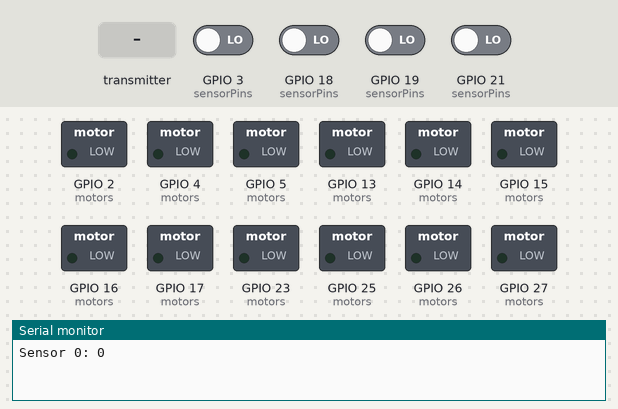
Recording of a sketch running on a simulated ESP32. Shown: switched loads named in the sketch (green lamp = pin HIGH), the last lines printed to the serial monitor. Inputs (shaded band) come from the test bench; at power-on: GPIO 3 (sensorPins), GPIO 18 (sensorPins), GPIO 19 (sensorPins), GPIO 21 (sensorPins) LOW.

Above: at 1.3 s.
1.4 s: the transmitter starts sending x = 25
At 5.1 s:
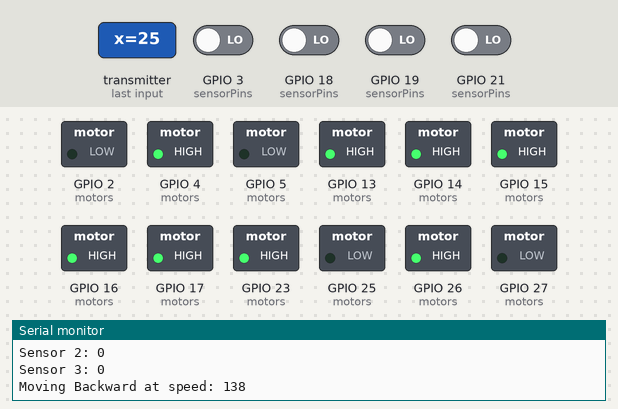
Timing chart, 0 to 6.6 s (numbered marks = the images above; inputs shaded):
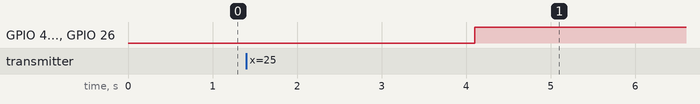

The sketch:

slave.ino
```cpp
#include <WiFi.h>     // Include the WiFi library for ESP32
#include <esp_now.h>  // Include the ESP-NOW library

// Define struct for transmitted data
struct struct_message {
  float x;
  float y;
  float z;
} myData;

// Define Robot Movements as an enum for readability
enum Movements { STOP,
                 FORWARD,
                 BACKWARD,
                 LEFT,
                 RIGHT,
                 FORWARD_LEFT,
                 FORWARD_RIGHT,
                 BACKWARD_LEFT,
                 BACKWARD_RIGHT,
                 TURN_LEFT,
                 TURN_RIGHT };

// Motor struct to hold control pins
struct Motor {
  int IN1, IN2, EN;
};

// Motor control constants
#define MAX_MOTOR_SPEED 250
const int PWMFreq = 1000, PWMResolution = 8, SIGNAL_TIMEOUT = 2000;
unsigned long lastRecvTime = 0, movementStartTime = 0;

// Define motors
Motor motors[] = {
  { 5, 17, 16 },   // Front Left
  { 2, 4, 15 },    // Back Left
  { 25, 26, 13 },  // Front Right
  { 27, 14, 23 }   // Back Right
};

// Movement states for motors (in1, in2, speed)
const int movements[][4][3] = {
  { { LOW, LOW, 0 }, { LOW, LOW, 0 }, { LOW, LOW, 0 }, { LOW, LOW, 0 } },                                                                    // STOP
  { { HIGH, LOW, MAX_MOTOR_SPEED }, { HIGH, LOW, MAX_MOTOR_SPEED }, { HIGH, LOW, MAX_MOTOR_SPEED }, { HIGH, LOW, MAX_MOTOR_SPEED } },        // FORWARD
  { { LOW, HIGH, MAX_MOTOR_SPEED }, { LOW, HIGH, MAX_MOTOR_SPEED }, { LOW, HIGH, MAX_MOTOR_SPEED }, { LOW, HIGH, MAX_MOTOR_SPEED } },        // BACKWARD
  { { LOW, HIGH, MAX_MOTOR_SPEED }, { HIGH, LOW, MAX_MOTOR_SPEED }, { HIGH, LOW, MAX_MOTOR_SPEED }, { LOW, HIGH, MAX_MOTOR_SPEED } },        // LEFT
  { { HIGH, LOW, MAX_MOTOR_SPEED }, { LOW, HIGH, MAX_MOTOR_SPEED }, { LOW, HIGH, MAX_MOTOR_SPEED }, { HIGH, LOW, MAX_MOTOR_SPEED } },        // RIGHT
  { { LOW, LOW, MAX_MOTOR_SPEED / 2 }, { HIGH, LOW, MAX_MOTOR_SPEED / 2 }, { HIGH, LOW, MAX_MOTOR_SPEED }, { LOW, LOW, MAX_MOTOR_SPEED } },  // FORWARD_LEFT
  { { HIGH, LOW, MAX_MOTOR_SPEED }, { LOW, LOW, MAX_MOTOR_SPEED }, { LOW, LOW, MAX_MOTOR_SPEED / 2 }, { HIGH, LOW, MAX_MOTOR_SPEED / 2 } },  // FORWARD_RIGHT
  { { LOW, LOW, 0 }, { LOW, HIGH, MAX_MOTOR_SPEED }, { LOW, HIGH, MAX_MOTOR_SPEED }, { LOW, LOW, 0 } },                                      // BACKWARD_LEFT
  { { LOW, HIGH, MAX_MOTOR_SPEED }, { LOW, LOW, 0 }, { LOW, LOW, 0 }, { LOW, HIGH, MAX_MOTOR_SPEED } },                                      // BACKWARD_RIGHT
  { { HIGH, LOW, MAX_MOTOR_SPEED }, { HIGH, LOW, MAX_MOTOR_SPEED }, { LOW, HIGH, MAX_MOTOR_SPEED }, { LOW, HIGH, MAX_MOTOR_SPEED } },        // TURN_LEFT
  { { LOW, HIGH, MAX_MOTOR_SPEED }, { LOW, HIGH, MAX_MOTOR_SPEED }, { HIGH, LOW, MAX_MOTOR_SPEED }, { HIGH, LOW, MAX_MOTOR_SPEED } }         // TURN_RIGHT
};

// Array to hold direction names
const char *directions[] = {
  "Stopping", "Moving Forward", "Moving Backward", "Moving Left", "Moving Right",
  "Moving Forward Left", "Moving Forward Right", "Moving Backward Left",
  "Moving Backward Right", "Turning Left", "Turning Right"
};

// Callback function to receive data via ESP-NOW
void OnDataRecv(const esp_now_recv_info *info, const uint8_t *incomingData, int len) {
  memcpy(&myData, incomingData, sizeof(myData));
  lastRecvTime = millis();  // Update last received time
}

// Define PWM channels for each motor
const int pwmChannels[] = { 0, 1, 2, 3 };  // Channels 0-3 for 4 motors

// Compensation factors for each motor
const float motorCompensation[] = {
  0.9,  // Front Left // 90% capacity to compensate for weaker motor
  1.0,  // Back Left // Weaker motor, no compensation
  0.9,  // Front Right
  0.9   // Back Right
};

void moveRobot(Movements movement, int speed) {
  Serial.print(directions[movement]);  // Print the movement direction
  Serial.print(" at speed: ");         // Log the speed value
  Serial.println(speed);               // Print the actual speed

  for (int i = 0; i < 4; i++) {
    // Set the direction of the motor
    digitalWrite(motors[i].IN1, movements[movement][i][0]);
    digitalWrite(motors[i].IN2, movements[movement][i][1]);

    // Apply motor compensation factor and write the PWM value to the EN pin
    int adjustedSpeed = speed * motorCompensation[i];
    ledcWrite(motors[i].EN, map(adjustedSpeed, 0, 100, 0, MAX_MOTOR_SPEED));
  }
}

// Function to calculate motor speed based on sensor angles
int calculateSpeed(float angle, float maxAngle) {
  // Constrain the angle to the max range to avoid overflow
  float constrainedAngle = constrain(abs(angle), 0, maxAngle);
  // Map the angle to a speed range (e.g., 0 to 100% of motor power)
  int speed = map(constrainedAngle, 0, maxAngle, 0, MAX_MOTOR_SPEED);
  return speed;
}

// Sensor pins
const int sensorPins[] = { 18, 19, 21, 3 };  // Back, Left, Front, Right

// Distance threshold in cm
const int distanceThreshold = 16;  // Minimun detectable sensor distance is 15cm

// Function to read distance from EZ1 sensor
int readDistance(int sensorPin) {
  int cm = 0;
  unsigned long value = pulseIn(sensorPin, HIGH);
  value = value / 58.87;
  cm = int(value);
  return cm;
}


void setup() {
  Serial.begin(115200);
  WiFi.mode(WIFI_STA);
  delay(100);

  if (esp_now_init() != ESP_OK) {
    Serial.println("Error initializing ESP-NOW");
    return;
  }

  esp_now_register_recv_cb(OnDataRecv);

  for (int i = 0; i < 4; i++) {
    pinMode(motors[i].IN1, OUTPUT);
    pinMode(motors[i].IN2, OUTPUT);
    // Attach PWM for each motor using the correct pin and new API
    ledcAttach(motors[i].EN, PWMFreq, PWMResolution);  // Attach PWM to the EN pin
  }

  movementStartTime = millis();
}

// Map sensor data to movement and control the robot
void loop() {

  // Read distances from sensors
  int distances[4];
  for (int i = 0; i < 4; i++) {
    distances[i] = readDistance(sensorPins[i]);
    Serial.print("Sensor ");
    Serial.print(i);
    Serial.print(": ");
    Serial.println(distances[i]);
  }

  // Collision avoidance logic
  bool canMoveForward = distances[2] > 15;   // Front sensor
  bool canMoveBackward = distances[0] > 15;  // Back sensor
  bool canMoveLeft = distances[1] > 15;      // Left sensor
  bool canMoveRight = distances[3] > 15;     // Right sensor

  if ((millis() - lastRecvTime) > SIGNAL_TIMEOUT) {
    moveRobot(STOP, 0);
    return;
  }

  Movements movement = STOP;
  int speed = 0;  // Initialize speed

  // Use the tilt angles to calculate the speed dynamically
  int speedX = calculateSpeed(myData.x, 45);  // Assuming a max tilt of 45 degrees
  int speedY = calculateSpeed(myData.y, 45);
  int speedZ = calculateSpeed(myData.z, 45);

  // Determine movement based on the tilt angle and set the dynamic speed
  if (myData.x > 15) {
    movement = (myData.y > 15) ? BACKWARD_LEFT : (myData.y < -15) ? BACKWARD_RIGHT
                                                                  : BACKWARD;
    speed = speedX;  // Use dynamic speed for backward movements
  } else if (myData.x < -15) {
    movement = (myData.y > 15) ? FORWARD_LEFT : (myData.y < -15) ? FORWARD_RIGHT
                                                                 : FORWARD;
    speed = speedX;  // Use dynamic speed for forward movements
  } else if (myData.y > 15) {
    movement = LEFT;
    speed = speedY;  // Use dynamic speed for left movements
  } else if (myData.y < -15) {
    movement = RIGHT;
    speed = speedY;  // Use dynamic speed for right movements
  } else if (myData.z > 15) {
    movement = TURN_RIGHT;
    speed = speedZ;  // Use dynamic speed for turning right
  } else if (myData.z < -15) {
    movement = TURN_LEFT;
    speed = speedZ;  // Use dynamic speed for turning left
  } else {
    movement = STOP;
    speed = 0;  // Set speed to 0 when stopping
  }

  moveRobot(movement, speed);
}
```

Measured:
- after the input at 1.4 s, GPIO 4 (motors), GPIO 13 (motors), GPIO 14 (motors), GPIO 15 (motors), GPIO 16 (motors), GPIO 17 (motors), GPIO 23 (motors), GPIO 26 (motors): LOW → HIGH after 2.7 s
